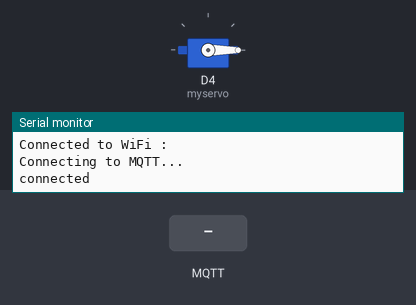
Simulated run of this sketch. Board: ESP8266 (NodeMCU). On the bench: servo, the last lines printed to the serial monitor. Inputs (shaded band) come from the test bench. WiFi joins after 1.5 s; servers stay silent unless stated; no MQTT or app messages arrive unless stated.

Above: at 3.7 s.
3.8 s: MQTT message "1" arrives on the first subscribed topic
At 4.9 s:
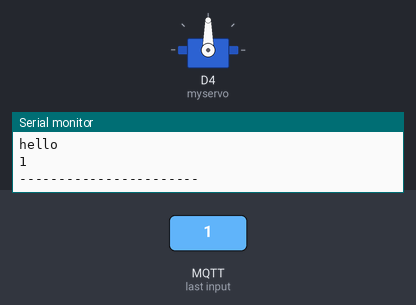
5.3 s: MQTT message "0" arrives on the first subscribed topic
At 6.1 s:
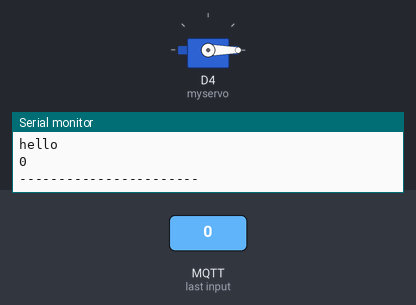
Timing chart, 0 to 8.3 s (numbered marks = the images above; inputs shaded):
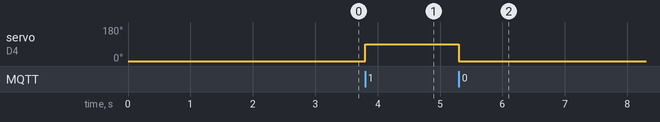

The sketch:

new_servo_nodemcu.ino
```cpp
#include <ESP8266WiFi.h>
#include <PubSubClient.h>
#include <Servo.h>


//Enter your wifi credentials
const char* ssid = "";  // Your WiFi SSID
const char* password =  ""; // Your WiFi Password
const char* mqttServer = "";    //Enter Your mqttServer address (same server used in python code)
const int mqttPort = 15193;       //Port number
const char* mqttUser = ""; //User
const char* mqttPassword = ""; //Password

Servo myservo;
WiFiClient espClient;
PubSubClient client(espClient);

void setup() {
  delay(1000);
  Serial.begin(115200);

  WiFi.begin(ssid, password);

  while (WiFi.status() != WL_CONNECTED) {
    delay(500);
    Serial.println("Connecting to WiFi..");
  }
  Serial.print("Connected to WiFi :");
  Serial.println(WiFi.SSID());

  client.setServer(mqttServer, mqttPort);
  client.setCallback(MQTTcallback);
  myservo.attach(D4);
  myservo.write(0);

  while (!client.connected()) {
    Serial.println("Connecting to MQTT...");

    if (client.connect("ESP8266", mqttUser, mqttPassword )) {

      Serial.println("connected");

    } else {

      Serial.print("failed with state ");
      Serial.println(client.state());  //If you get state 5: mismatch in configuration
      delay(2000);

    }
  }

  //client.publish("esp/test", "Hello from ESP8266");
  client.subscribe("servo");

}

void MQTTcallback(char* topic, byte* payload, unsigned int length) {

  Serial.print("Message arrived in topic: ");
  Serial.println(topic);

  Serial.print("Message:");

  String message;
  Serial.println("hye");
  for (int i = 0; i < length; i++) {
    message = message + (char)payload[i];  //Conver *byte to String
  }
  Serial.println("hello");
   Serial.print(message);
  if(message == "1") {myservo.write(90);}   //LED on
  if(message == "0") {myservo.write(0);} //LED off

  Serial.println();
  Serial.println("-----------------------");
}

void loop() {
  client.loop();
}
```

Measured:
- after the input at 3.8 s, servo on D4 (myservo): 0° → 90° at once
- after the input at 5.3 s, servo on D4 (myservo): 90° → 0° at once
